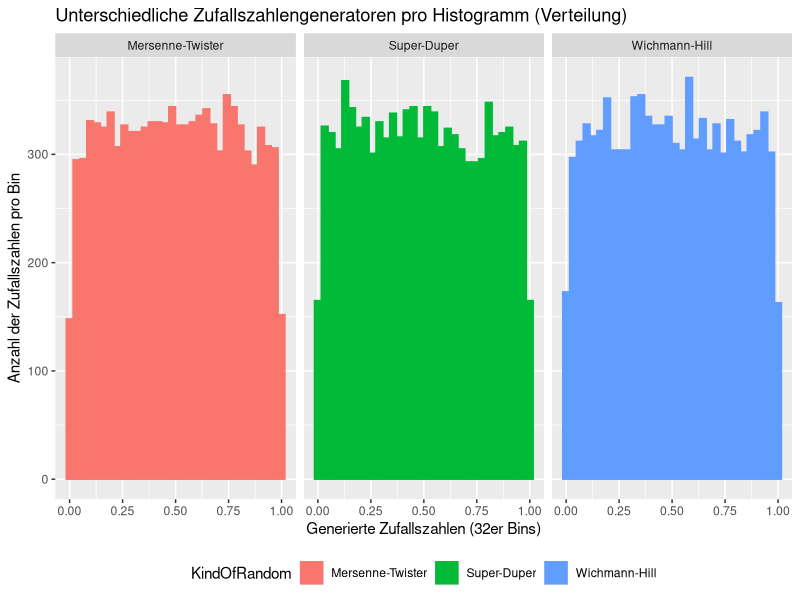

R code for this plot:
## ---- chunk 1
library(ggplot2)
numberOfRandomNumbers <- 10000

RNGkind("Mersenne-Twister") # matches  "Mersenne-Twister"
datamt = data.frame(data = runif(numberOfRandomNumbers), KindOfRandom = "Mersenne-Twister")

RNGkind("Super") # matches  "Super-Duper"
datasd = data.frame(data = runif(numberOfRandomNumbers), KindOfRandom = "Super-Duper")

RNGkind("Wichmann-Hill") # matches  "Wichmann-Hill"
datawh = data.frame(data = runif(numberOfRandomNumbers), KindOfRandom = "Wichmann-Hill")

data <- rbind(datamt, datasd, datawh)

ggplot(data, aes(x = data, color = KindOfRandom, fill = KindOfRandom)) + 
  geom_histogram(bins = 32) + 
  facet_grid(~ KindOfRandom) +
  theme(legend.direction = "horizontal", 
        legend.position = "bottom",
        legend.box = "horizontal") +
  labs(title = "Unterschiedliche Zufallszahlengeneratoren pro Histogramm (Verteilung)",
  x = "Generierte Zufallszahlen (32er Bins)",
  y = "Anzahl der Zufallszahlen pro Bin")
## ---- chunk 2
#?RNG
## ---- chunk 3

## ---- chunk 4
# insert random R-code
# 
## ---- chunk 5
#options(expressions=100000)
# Berechnet die neue Zufallszahl
#PP.Coincidence.CalculateNumber <- function (randomNumber) {
#  first <- as.numeric(substr(randomNumber, 0, 5))
#  second <- as.numeric(substr(randomNumber, 6, 10))
#  
#  if(is.na(second) || second == 0) {
#    second <- bitwXor(first, as.numeric(substr(as.numeric(Sys.time()), 6, 10)))
#  }
#  return (first * second)
#}

# Rekursiver Aufrauf
#PP.Coincidence.Recursive <- function(numberOfRandomNumbers, randomNumber, randomList) {
#  if (numberOfRandomNumbers <=0 ) {
#    return( c() )
#  } else {
#    newRN <- PP.Coincidence.CalculateNumber(randomNumber)
#    return( c(Recall(numberOfRandomNumbers-1, newRN, randomList),newRN/10000000000) )
#  }
#}

# Initialaufruf mit einer Anzahl von Zufallszahlen
#PP.Coincidence <- function(numberOfRandomNumbers){
#  return (PP.Coincidence.Recursive(numberOfRandomNumbers, as.numeric(Sys.time()), c()))
#}
